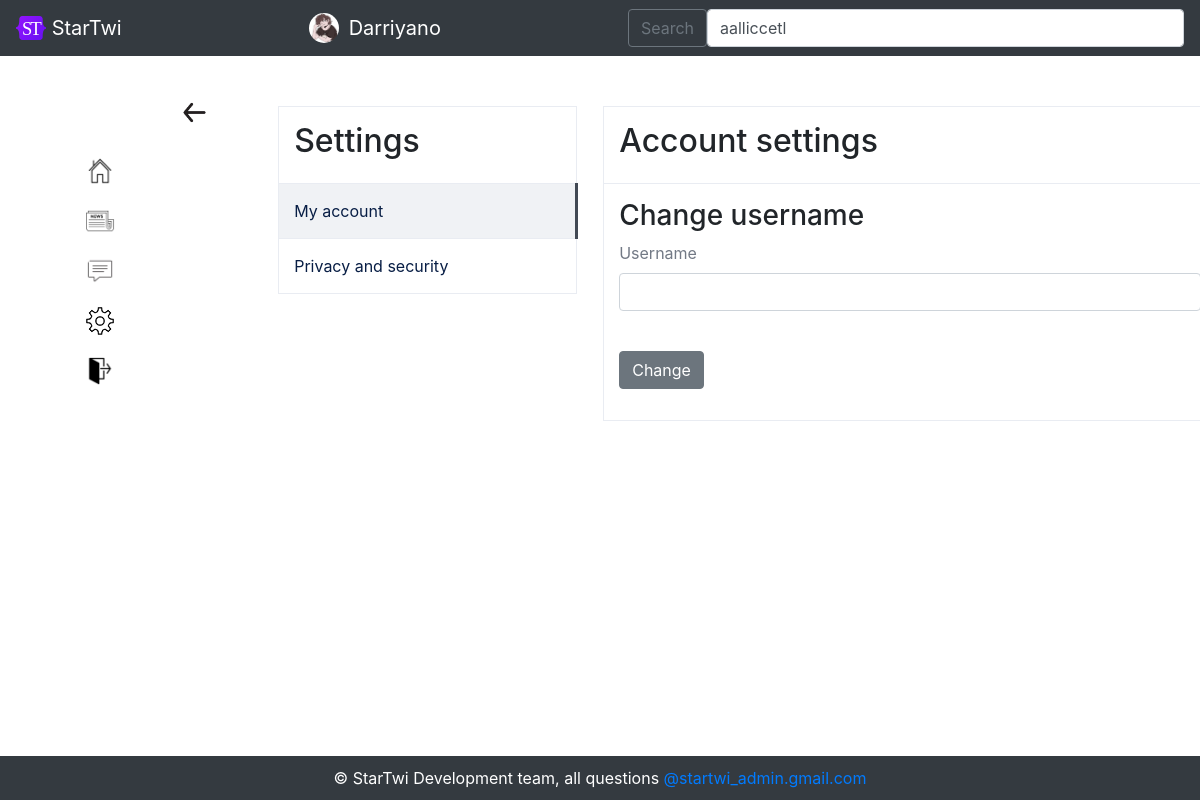
Screenshot of /change_username (signed in) with the database file from the repository.
### data/users.py (models this page shows, shortened)
class User(SqlAlchemyBase, UserMixin):
    __tablename__ = 'users'
    id = sqlalchemy.Column(sqlalchemy.Integer, primary_key=True, autoincrement=True)
    username = sqlalchemy.Column(sqlalchemy.String, unique=True, nullable=True)
    year_of_birth = sqlalchemy.Column(sqlalchemy.Integer, nullable=True)
    month_of_birth = sqlalchemy.Column(sqlalchemy.Integer, nullable=True)
    day_of_birth = sqlalchemy.Column(sqlalchemy.Integer, nullable=True)
    country = sqlalchemy.Column(sqlalchemy.String, nullable=True)
    email = sqlalchemy.Column(sqlalchemy.String, unique=True, nullable=True)
    hashed_password = sqlalchemy.Column(sqlalchemy.String, nullable=True)
    modified_date = sqlalchemy.Column(sqlalchemy.DateTime, default=datetime.datetime.now())
    photo = sqlalchemy.Column(sqlalchemy.String, unique=True, nullable=True)
    about_me = sqlalchemy.Column(sqlalchemy.String, unique=True, nullable=True)
    followers = sqlalchemy.Column(sqlalchemy.String, nullable=True, default=' ')
    following = sqlalchemy.Column(sqlalchemy.String, nullable=True, default=' ')
    restrict = sqlalchemy.Column(sqlalchemy.Boolean, nullable=True, default=False)
    blacklist = sqlalchemy.Column(sqlalchemy.String, nullable=True, default=' ')

### main.py (the view, shortened to what this page needs)
@app.route('/change_username', methods=['GET', 'POST'])
@login_required
def change_username():
    form = ChangeUsernameForm()
    return render_template('changeusername.html', title='Change Username',
                           url_for=url_for, form=form, userlist=get_userlist(),
                           css_file=url_for('static', filename='css/style.css'),
                           params='Account settings'
                           )

### forms/ChangeUsernameForm.py
class ChangeUsernameForm(FlaskForm):
    username = StringField('Username', validators=[DataRequired()])
    submit = SubmitField('Change')

### data/db_session.py (called while the page is built)
def create_session() -> Session:
    global __factory
    return __factory()

### main.py (called while the page is built)
@login_manager.user_loader
def load_user(user_id):
    db_sess = db_session.create_session()
    return db_sess.query(User).get(user_id)

def get_userlist():
    return sorted(db_session.create_session().query(User).filter(User.username != current_user.username),
                  key=lambda x: [0 if str(x.id) in current_user.following.split(', ') else 1,
                                 - len(list(set(current_user.following.split(', ')) & set(
                                     x.following.split(', ')))),
                                 - len(list(set(current_user.followers.split(', ')) & set(
                                     x.followers.split(', ')))),
                                 x.username])

### templates/changeusername.html (shortened to what this page needs)
{% extends "base_logged_in.html" %}
{% block content %}
<a href="/account_settings/{{ current_user.username }}" class="settingsback"><img src="{{ url_for('static', filename='img/back.png') }}" width="33px"></a>
<div class="block">
    <div class="params">
        <table>
        <tr><td><h2 class="">Settings</h2></td></tr>
        {% if params == 'Account settings' %}
            <tr><td class="selected"><a href="/account_settings/{{ current_user.username }}">My account</a></td></tr>
            <tr><td><a href="/privacy_and_security/{{ current_user.username }}">Privacy and security</a></td></tr>
        {% else %}
            <tr><td><a href="/account_settings/{{ current_user.username }}">My account</a></td></tr>
            <tr><td class="selected"><a href="/privacy_and_security/{{ current_user.username }}">Privacy and security</a></td></tr>
        {% endif %}
        </table>
    </div>
    <div class="information">
        <table class="table_information">
            <tr><td><h2 class="">{{ params }}</h2></td></tr>
            <tr><td>
                <h3>Change username</h3>
                <form action="" method="post">
                    <p>
                        {{ form.username.label }}<br>
                        {{ form.username(class="form-control") }}<br>
                    </p>
                    <div class="move">
                    <p>
                        {{ form.submit(type="submit", class="btn btn-secondary") }}</p></div>
                </form>
            </td></tr>
        </table>
    </div>
</div>
{% endblock %}

### templates/base_logged_in.html (shortened to what this page needs)
<!DOCTYPE html>
<html lang="en">
<head>
    <link rel="stylesheet"
          href="https://stackpath.bootstrapcdn.com/bootstrap/4.4.1/css/bootstrap.min.css"
>
    <link href="http://rawgithub.com/indrimuska/jquery-editable-select/master/dist/jquery-editable-select.min.css" rel="stylesheet">
    <link rel="stylesheet" type="text/css" href={{ css_file }}>
</head>
<body>
    <header>
        <nav class="navbar navbar-dark bg-dark">
            <a class="navbar-brand" href="#">
                <img src="/static/img/startwi-logo.svg" alt="" width="30" height="24" class="d-inline-block align-text-top">
                StarTwi
            </a>
            <a href="/account/{{ current_user.username }}" style="text-decoration: none;" class="navbar-brand">
                <img src="{{ url_for('static', filename='img/' + current_user.photo) }}" alt="" width="30" height="30" class="icon" style="margin: 0px; margin-right: 10px;">
                {{ current_user.username }}</a>
            <form class="d-flex" method="post" id="sample_form" name="sample_form">
                <button class="btn btn-outline-secondary" type="submit" name="Save" id="save">Search</button>
                <select name="users" id="users" class="form-control me-2" type="search" placeholder="Search" aria-label="Search">
                    {% for found_user in userlist %}
                        {% if found_user %}
                            <option>{{ found_user.username }}</option>
                        {% endif %}
                    {% endfor %}
               </select>
      </form>
    </nav>
    </header>
    <main role="main" class="container">
        <div style="float:left;">
            <ul style="list-style-type: none;">
                <li><a href="/account/{{ current_user.username }}"><img src="{{ url_for('static', filename='img/home_icon.png') }}" style="width:30px; margin-top:60px;"></a></li>
                <li><a href="/newstape"><img src="{{ url_for('static', filename='img/news_icon.png') }}" style="width:30px; margin-top:20px;"></a></li>
                <li><a href="/chats"><img src="{{ url_for('static', filename='img/messenger_icon.png') }}" style="width:30px; margin-top:20px;"></a></li>
                <li><a href="/account_settings/{{ current_user.username }}"><img src="{{ url_for('static', filename='img/settings.png') }}" style="width:30px; margin-top:20px;"></a></li>
                <li><a href="/logout"><img src="{{ url_for('static', filename='img/exit-icon.png') }}" style="width:30px; margin-top:20px;"></a></li>
            </ul>
        </div>
        <div style="margin-left: 12%">
            {% block content %}{% endblock %}
        </div>
          <div class="footer">
      &copy; StarTwi Development team, all questions <a href="mailto:dashastepanova1901@mail.ru">@startwi_admin.gmail.com</a>
  </div>
    </main>
</body>
</html>

### static/css/style.css (style rules this page uses)
.params { padding-top: 10px; padding-bottom: 10px; padding-left: 10px; float: left; position: absolute; width: 200px; }
.block { margin: 40px; }
.selected { border-right: 3px solid #424954; background: #f0f2f5; }
table { border: 1px solid #e9ecf2; border-radius: 10px; width: 300px; margin-left: 50px; }
.information { margin-left: 325px; padding-top: 10px; padding-bottom: 10px; padding-left: 10px; position: absolute; width: 500px; }
td { padding-top: 15px; padding-bottom: 15px; padding-left: 15px; border-bottom: 1px solid #e9ecf2; }
.icon { width: 30px; border-radius: 30px; float: left; margin: 20px; font-size: 27px; }
.table_information { width: 600px; }
table a, .table_information a { color: #081e45; display: block; height: 100%; }
table p { color: #727985; }
.settingsback { margin-bottom: 0px; float:left; position: absolute; }

### templates/base_logged_in.html (style rules this page uses)
.footer { position: fixed; left: 0; bottom: 0; padding: 10px; background: #343a40; color: #ffffff; width: 100%; text-align: center; }

### rows the page displays
User: photo (picture), username "Darriyano"

### other values shown
{{ params }} "Account settings"
form field users "aalliccetl"
